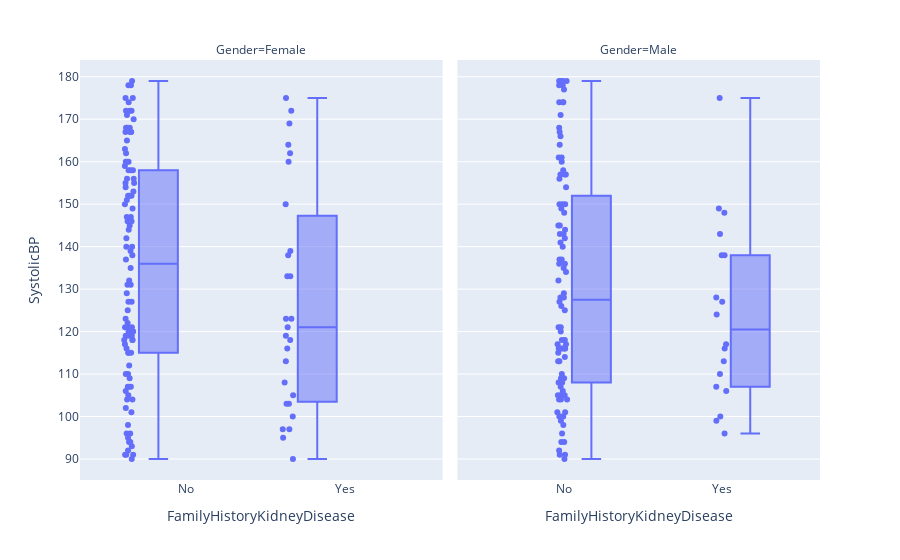

Notebook cell for this chart:
### Markdown cell above
Next, I am looking at systolic blood pressure.

### Code cell
# Filter
df_filtered = df.query("Diagnosis==1")

# Map Gender values to text labels
df_filtered["Gender"] = df_filtered["Gender"].map({0: "Male", 1: "Female"})

# Create box plot
fig = px.box(df_filtered, x="FamilyHistoryKidneyDisease", y="SystolicBP", points="all", facet_col="Gender")

# Change x-axis tick labels (example: rename categories)
fig.update_xaxes(
    ticktext=["No", "Yes"],  # new labels
    tickvals=df_filtered["FamilyHistoryKidneyDisease"].unique()  # original values
)
fig.show()

### Figure 1 — Plotly figure (JSON) as saved in the notebook; plotly's stock layout.template omitted (floating-point values rounded to 4 significant figures; data arrays with more than 128 entries replaced by an {"elided": "..."} marker saying what was removed)
{"data": [{"alignmentgroup": "True", "boxpoints": "all", "hovertemplate": "Gender=Female<br>FamilyHistoryKidneyDisease=%{x}<br>SystolicBP=%{y}<extra></extra>", "legendgroup": "", "marker": {"color": "#636efa"}, "name": "", "notched": false, "offsetgroup": "", "orientation": "v", "showlegend": false, "type": "box", "x": {"elided": "131 int values"}, "x0": " ", "xaxis": "x", "y": {"elided": "131 int values"}, "y0": " ", "yaxis": "y"}, {"alignmentgroup": "True", "boxpoints": "all", "hovertemplate": "Gender=Male<br>FamilyHistoryKidneyDisease=%{x}<br>SystolicBP=%{y}<extra></extra>", "legendgroup": "", "marker": {"color": "#636efa"}, "name": "", "notched": false, "offsetgroup": "", "orientation": "v", "showlegend": false, "type": "box", "x": [0, 0, 0, 1, 0, 0, 0, 0, 0, 0, 0, 0, 0, 0, 0, 0, 0, 0, 1, 0, 0, 0, 0, 0, 0, 0, 0, 0, 1, 1, 0, 1, 0, 0, 0, 0, 1, 0, 0, 0, 0, 0, 0, 0, 1, 1, 0, 0, 1, 0, 1, 0, 0, 0, 0, 1, 1, 0, 0, 0, 0, 0, 0, 0, 0, 1, 0, 0, 0, 0, 0, 0, 0, 0, 1, 0, 0, 0, 1, 0, 1, 0, 0, 0, 0, 1, 0, 0, 0, 0, 0, 0, 0, 1, 0, 0, 0, 0, 0, 0, 0, 0, 0, 0, 0, 0, 0, 0, 0, 0, 0, 0, 0, 0], "x0": " ", "xaxis": "x2", "y": [117, 179, 160, 96, 177, 91, 174, 116, 134, 120, 104, 100, 92, 116, 135, 136, 179, 116, 143, 127, 174, 113, 154, 107, 143, 115, 104, 113, 138, 124, 116, 99, 179, 150, 128, 149, 175, 91, 168, 109, 157, 128, 121, 158, 107, 117, 108, 143, 106, 156, 127, 145, 178, 161, 136, 138, 128, 105, 94, 105, 104, 161, 171, 141, 100, 100, 96, 121, 178, 114, 99, 174, 150, 98, 149, 126, 157, 116, 110, 179, 113, 166, 110, 137, 100, 116, 116, 142, 132, 150, 157, 129, 90, 148, 118, 145, 109, 164, 108, 167, 101, 137, 140, 101, 105, 144, 148, 106, 128, 105, 125, 117, 94, 118], "y0": " ", "yaxis": "y2"}], "layout": {"annotations": [{"font": {}, "showarrow": false, "text": "Gender=Female", "x": 0.245, "xanchor": "center", "xref": "paper", "y": 1, "yanchor": "bottom", "yref": "paper"}, {"font": {}, "showarrow": false, "text": "Gender=Male", "x": 0.755, "xanchor": "center", "xref": "paper", "y": 1, "yanchor": "bottom", "yref": "paper"}], "boxmode": "group", "legend": {"tracegroupgap": 0}, "margin": {"t": 60}, "xaxis": {"anchor": "y", "domain": [0, 0.49], "ticktext": ["No", "Yes"], "tickvals": [0, 1], "title": {"text": "FamilyHistoryKidneyDisease"}}, "xaxis2": {"anchor": "y2", "domain": [0.51, 1], "matches": "x", "ticktext": ["No", "Yes"], "tickvals": [0, 1], "title": {"text": "FamilyHistoryKidneyDisease"}}, "yaxis": {"anchor": "x", "domain": [0, 1], "title": {"text": "SystolicBP"}}, "yaxis2": {"anchor": "x2", "domain": [0, 1], "matches": "y", "showticklabels": false}}}
